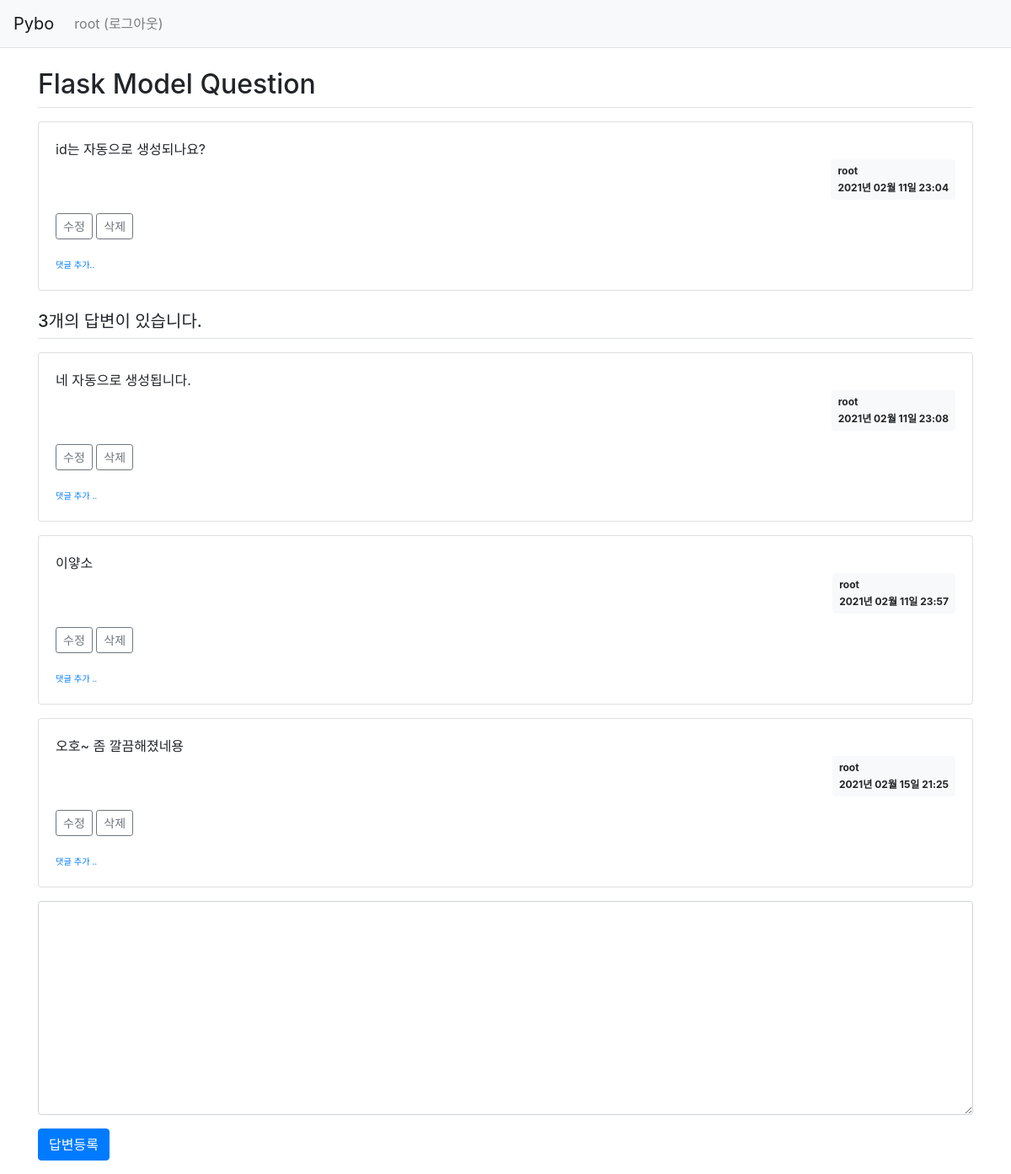
Screenshot of /question/detail/2/ (signed in) with the database file from the repository.
### pybo/models.py (models this page shows)
class User(db.Model):
    id = db.Column(db.Integer, primary_key=True)    # 자동으로 증가하는 user 모델의 기본 키
    username = db.Column(db.String(150), unique=True, nullable=False)
    password = db.Column(db.String(200), nullable=False)
    email = db.Column(db.String(120), unique=True, nullable=False)

class Question(db.Model):   # 모든 모델의 기본 클래스인 db.Model 상속받음.
    id = db.Column(db.Integer, primary_key=True)
    subject = db.Column(db.String(200), nullable=False)
    content = db.Column(db.Text(), nullable=False)
    create_date = db.Column(db.DateTime(), nullable=False)
    modify_date = db.Column(db.DateTime(), nullable=True)
    user_id = db.Column(db.Integer, db.ForeignKey('user.id', ondelete='CASCADE'), nullable=False)
    user = db.relationship('User', backref=db.backref('question_set'))

class Answer(db.Model):
    id = db.Column(db.Integer, primary_key = True)
    question_id = db.Column(db.Integer, db.ForeignKey('question.id', ondelete='CASCADE'))
    question = db.relationship('Question', backref = db.backref('answer_set'))
    content = db.Column(db.Text(), nullable=False)
    create_date = db.Column(db.DateTime(), nullable=False)
    modify_date = db.Column(db.DateTime(), nullable=True)
    user_id = db.Column(db.Integer, db.ForeignKey('user.id', ondelete='CASCADE'), nullable=False)
    user = db.relationship('User', backref=db.backref('answer_set'))

### pybo/views/question_views.py (the view)
@bp.route('/detail/<int:question_id>/')
def detail(question_id):
    form = AnswerForm()
    question = Question.query.get_or_404(question_id)
    return render_template('question/question_detail.html', question=question, form=form)

### pybo/forms.py
class AnswerForm(FlaskForm):
    content = TextAreaField('내용', validators=[DataRequired('내용은 필수입력 항목입니다.')])

### pybo/filter.py (called while the page is built)
def format_datetime(value, fmt='%Y년 %m월 %d일 %H:%M'):
    return value.strftime(fmt)

### pybo/views/auth_views.py (called while the page is built)
@bp.before_app_request
def load_logged_in_user():
    user_id = session.get('user_id')
    if user_id is None:
        g.user = None
    else:
        g.user = User.query.get(user_id)

### pybo/templates/question/question_detail.html (shortened to what this page needs)
{% extends 'base.html' %}
{% block content %}
<div class="container my-3">
    <h2 class="border-bottom py-2">{{ question.subject }}</h2>
    <div class="card my-3">
        <div class="card-body">
            <div class="card-text" style="white-space: pre-line;">{{ question.content }}</div>
            <div class="d-flex justify-content-end">
                <div class="badge badge-light p-2 text-left">
                    <div class="mb-2">{{ question.user.username }}</div>
                    <div>{{ question.create_date | datetime }}</div>
                </div>
            </div>
            {% if g.user == question.user %}
            <div class="my-3">
                <a href="{{ url_for('question.modify', question_id=question.id) }}"
                    class="btn btn-sm btn-outline-secondary">수정</a>
                <a href="#" class="delete btn btn-sm btn-outline-secondary"
                    data-uri="{{ url_for('question.delete', question_id=question.id) }}">삭제</a>
            </div>
            {% endif %}
            <div>
                <a href="{{ url_for('comment.create_question', question_id=question.id) }}" class="small"><small>댓글
                        추가..</small></a>
            </div>
        </div>
    </div>
    <h5 class="border-bottom my-3 py-2">{{ question.answer_set|length }}개의 답변이 있습니다.</h5>
    {% for answer in question.answer_set %}
    <div class="card my-3">
        <div class="card-body">
            <div class="card-text" style="white-space: pre-line;">{{ answer.content }}</div>
            <div class="d-flex justify-content-end">
                <div class="badge badge-light p-2 text-left">
                    <div class="mb-2">{{ answer.user.username }}</div>
                    <div>{{ answer.create_date | datetime }}</div>
                </div>
            </div>
            {% if g.user == answer.user %}
            <div class="my-3">
                <a href="{{ url_for('answer.modify', answer_id = answer.id) }}"
                    class="btn btn-sm btn-outline-secondary">수정</a>
                <a href="#" class="delete btn btn-sm btn-outline-secondary"
                    data-uri="{{ url_for('answer.delete', answer_id = answer.id) }}">삭제</a>
            </div>
            {% endif %}
            <div>
                <a href="{{ url_for('comment.create_answer', answer_id=answer.id) }}" class="small"><small>댓글 추가
                        ..</small></a>
            </div>
        </div>
    </div>
    {% endfor %}
    <form action="{{ url_for('answer.create', question_id=question.id) }}" method="post" class="my-3">
        <div class="form-group">
            <textarea {% if not g.user %}disabled{% endif %} name="content" id="content" class="form-control"
                rows="10"></textarea>
        </div>
        <input type="submit" value="답변등록" class="btn btn-primary">
    </form>
</div>
{% endblock %}

### pybo/templates/navbar.html (shortened to what this page needs)
<nav class="navbar navbar-expand-lg navbar-light bg-light border-bottom">
    <a class="navbar-brand" href="{{ url_for('main.index') }}">Pybo</a>
    <div class="collapse navbar-collapse flex-grow-0" id="navbarNav">
        {% if g.user %}
        <ul class="navbar-nav">
            <li class="nav-item ">
                <a class="nav-link" href="{{ url_for('auth.logout') }}">{{ g.user.username }} (로그아웃)</a>
            </li>
        </ul>
        {% endif %}
    </div>
</nav>

### rows the page displays
User: user.username "root"
Question: subject "Flask Model Question", content "id는 자동으로 생성되나요?", create_date "2021년 02월 11일 23:04"
Answer: content "네 자동으로 생성됩니다.", user.username "root", create_date "2021년 02월 11일 23:08"
Answer: content "이얗소", user.username "root", create_date "2021년 02월 11일 23:57"
Answer: content "오호~ 좀 깔끔해졌네용", user.username "root", create_date "2021년 02월 15일 21:25"

### other values shown
{{ question.answer_set|length }} "3"
